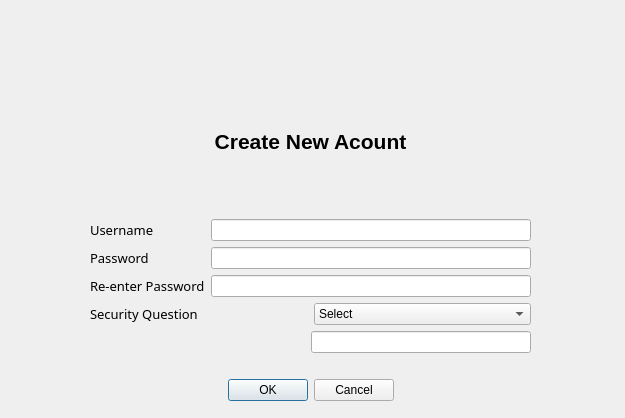
<?xml version="1.0" encoding="UTF-8"?>
<ui version="4.0">
 <class>createNewAccount</class>
 <widget class="QDialog" name="createNewAccount">
  <property name="geometry">
   <rect>
    <x>0</x>
    <y>0</y>
    <width>625</width>
    <height>418</height>
   </rect>
  </property>
  <property name="windowTitle">
   <string>Dialog</string>
  </property>
  <widget class="QWidget" name="">
   <property name="geometry">
    <rect>
     <x>90</x>
     <y>70</y>
     <width>441</width>
     <height>331</height>
    </rect>
   </property>
   <layout class="QVBoxLayout" name="verticalLayout_3">
    <item>
     <widget class="QLabel" name="label_5">
      <property name="text">
       <string>&lt;html&gt;&lt;head/&gt;&lt;body&gt;&lt;p align=&quot;center&quot;&gt;&lt;span style=&quot; font-size:16pt; font-weight:600; color:#000000;&quot;&gt;Create New Acount&lt;/span&gt;&lt;/p&gt;&lt;/body&gt;&lt;/html&gt;</string>
      </property>
     </widget>
    </item>
    <item>
     <layout class="QHBoxLayout" name="horizontalLayout">
      <item>
       <layout class="QVBoxLayout" name="verticalLayout">
        <item>
         <widget class="QLabel" name="label">
          <property name="font">
           <font>
            <family>Segoe Print</family>
            <pointsize>10</pointsize>
           </font>
          </property>
          <property name="text">
           <string>Username</string>
          </property>
         </widget>
        </item>
        <item>
         <widget class="QLabel" name="label_2">
          <property name="font">
           <font>
            <family>Segoe Print</family>
            <pointsize>10</pointsize>
            <stylestrategy>PreferDefault</stylestrategy>
           </font>
          </property>
          <property name="text">
           <string>Password</string>
          </property>
         </widget>
        </item>
        <item>
         <widget class="QLabel" name="label_3">
          <property name="font">
           <font>
            <family>Segoe Print</family>
            <pointsize>10</pointsize>
           </font>
          </property>
          <property name="text">
           <string>Re-enter Password</string>
          </property>
         </widget>
        </item>
       </layout>
      </item>
      <item>
       <layout class="QVBoxLayout" name="verticalLayout_2">
        <item>
         <widget class="QLineEdit" name="lineEdit"/>
        </item>
        <item>
         <widget class="QLineEdit" name="lineEdit_3">
          <property name="echoMode">
           <enum>QLineEdit::PasswordEchoOnEdit</enum>
          </property>
         </widget>
        </item>
        <item>
         <widget class="QLineEdit" name="lineEdit_2">
          <property name="echoMode">
           <enum>QLineEdit::PasswordEchoOnEdit</enum>
          </property>
         </widget>
        </item>
       </layout>
      </item>
     </layout>
    </item>
    <item>
     <layout class="QHBoxLayout" name="horizontalLayout_2">
      <item>
       <widget class="QLabel" name="label_4">
        <property name="font">
         <font>
          <family>Segoe Print</family>
          <pointsize>10</pointsize>
         </font>
        </property>
        <property name="text">
         <string>Security Question</string>
        </property>
       </widget>
      </item>
      <item>
       <widget class="QComboBox" name="comboBox">
        <item>
         <property name="text">
          <string>Select</string>
         </property>
        </item>
        <item>
         <property name="text">
          <string>What is your favorite animal?</string>
         </property>
        </item>
        <item>
         <property name="text">
          <string>What is your favorite color?</string>
         </property>
        </item>
        <item>
         <property name="text">
          <string>What is the name of your first pet?</string>
         </property>
        </item>
       </widget>
      </item>
     </layout>
    </item>
    <item>
     <layout class="QHBoxLayout" name="horizontalLayout_3">
      <item>
       <spacer name="horizontalSpacer">
        <property name="orientation">
         <enum>Qt::Horizontal</enum>
        </property>
        <property name="sizeHint" stdset="0">
         <size>
          <width>40</width>
          <height>20</height>
         </size>
        </property>
       </spacer>
      </item>
      <item>
       <widget class="QLineEdit" name="lineEdit_4"/>
      </item>
     </layout>
    </item>
    <item>
     <spacer name="horizontalSpacer_4">
      <property name="orientation">
       <enum>Qt::Horizontal</enum>
      </property>
      <property name="sizeHint" stdset="0">
       <size>
        <width>40</width>
        <height>20</height>
       </size>
      </property>
     </spacer>
    </item>
    <item>
     <layout class="QHBoxLayout" name="horizontalLayout_4">
      <item>
       <spacer name="horizontalSpacer_2">
        <property name="orientation">
         <enum>Qt::Horizontal</enum>
        </property>
        <property name="sizeHint" stdset="0">
         <size>
          <width>40</width>
          <height>20</height>
         </size>
        </property>
       </spacer>
      </item>
      <item>
       <widget class="QDialogButtonBox" name="buttonBox">
        <property name="standardButtons">
         <set>QDialogButtonBox::Cancel|QDialogButtonBox::Ok</set>
        </property>
       </widget>
      </item>
      <item>
       <spacer name="horizontalSpacer_3">
        <property name="orientation">
         <enum>Qt::Horizontal</enum>
        </property>
        <property name="sizeHint" stdset="0">
         <size>
          <width>40</width>
          <height>20</height>
         </size>
        </property>
       </spacer>
      </item>
     </layout>
    </item>
   </layout>
  </widget>
 </widget>
 <resources/>
 <connections/>
</ui>
